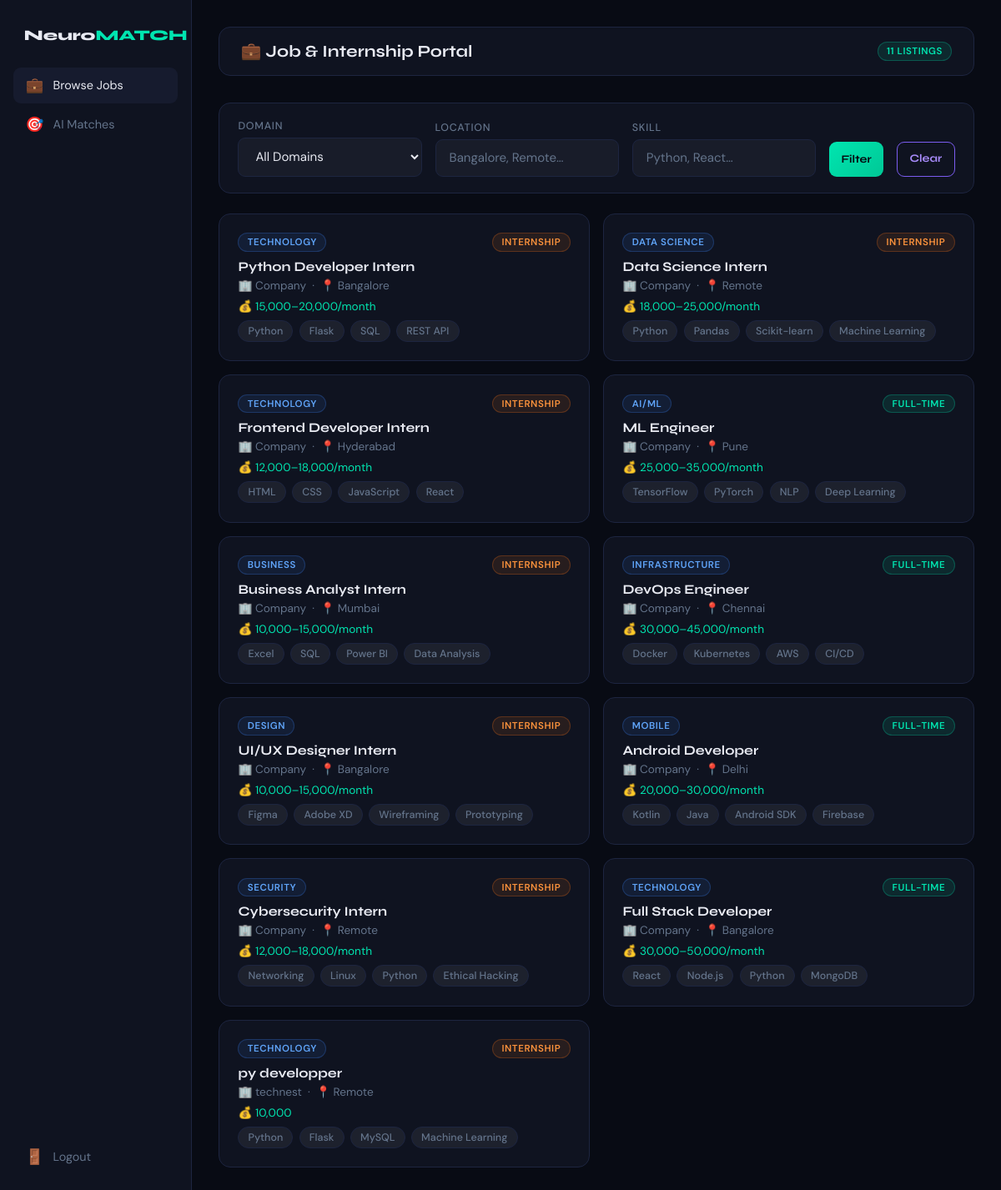
Page /jobs on the committed database.
### tables this page shows
CREATE TABLE jobs (
        id               INTEGER PRIMARY KEY AUTOINCREMENT,
        company_id       INTEGER,
        title            TEXT NOT NULL,
        location         TEXT DEFAULT '',
        domain           TEXT DEFAULT '',
        skills_required  TEXT DEFAULT '',
        description      TEXT DEFAULT '',
        salary           TEXT DEFAULT '',
        job_type         TEXT DEFAULT 'Full-time',
        posted_at        TEXT DEFAULT (datetime('now'))
    );

CREATE TABLE companies (
        id           INTEGER PRIMARY KEY AUTOINCREMENT,
        company_name TEXT NOT NULL,
        hr_name      TEXT NOT NULL,
        email        TEXT NOT NULL UNIQUE,
        password     TEXT NOT NULL,
        industry     TEXT DEFAULT '',
        created_at   TEXT DEFAULT (datetime('now'))
    );

### app.py (the view)
@app.route("/jobs")
def job_portal():
    conn   = get_db()
    domain = request.args.get("domain", "")
    loc    = request.args.get("location", "")
    skill  = request.args.get("skill", "")
    sql  = ("SELECT j.*, c.company_name as cname "
            "FROM jobs j LEFT JOIN companies c ON j.company_id=c.id WHERE 1=1")
    args = []
    if domain: sql += " AND j.domain=?";                args.append(domain)
    if loc:    sql += " AND j.location LIKE ?";          args.append(f"%{loc}%")
    if skill:  sql += " AND j.skills_required LIKE ?";   args.append(f"%{skill}%")
    jobs    = qd(conn, sql, args)
    domains = qd(conn, "SELECT DISTINCT domain FROM jobs WHERE domain != '' ORDER BY domain")
    conn.close()
    return render_template("job_portal.html", jobs=jobs, domains=domains,
                           filters={"domain": domain, "location": loc, "skill": skill})

### app.py (called while the page is built)
def get_db():
    conn = sqlite3.connect(DB_PATH)
    conn.row_factory = sqlite3.Row          # dict-like rows
    conn.execute("PRAGMA journal_mode=WAL") # safe concurrent writes
    return conn

def qd(conn, sql, args=(), one=False):
    cur = conn.execute(sql, args)
    rows = cur.fetchall()
    result = [dict(r) for r in rows]
    return result[0] if (one and result) else (None if one else result)

### templates/job_portal.html (shortened to what this page needs)
<!DOCTYPE html>
<html lang="en">
<head>
<link rel="stylesheet" href="{{ url_for('static', filename='css/style.css') }}">
</head>
<body>
<div class="dash-layout">
  <aside class="sidebar">
    <div class="sidebar-logo">Neuro<span>MATCH</span></div>
    <a href="{{ url_for('job_portal') }}"    class="nav-link active"><span class="icon">💼</span>Browse Jobs</a>
    <a href="{{ url_for('job_recommend') }}" class="nav-link"><span class="icon">🎯</span>AI Matches</a>
    <div style="flex:1"></div>
    <a href="{{ url_for('logout') }}" class="nav-link"><span class="icon">🚪</span>Logout</a>
  </aside>
  <main class="main-content">
    <div class="topbar">
      <h1>💼 Job & Internship Portal</h1>
      <span class="badge badge-green">{{ jobs|length }} listings</span>
    </div>
    <form method="GET" class="filter-bar">
      <div class="fg">
        <label>Domain</label>
        <select name="domain">
          <option value="">All Domains</option>
        </select>
      </div>
      <div class="fg">
        <label>Location</label>
        <input type="text" name="location" placeholder="Bangalore, Remote…" value="{{ filters.location }}">
      </div>
      <div class="fg">
        <label>Skill</label>
        <input type="text" name="skill" placeholder="Python, React…" value="{{ filters.skill }}">
      </div>
      <button class="btn btn-primary btn-sm" type="submit" style="height:42px">Filter</button>
      <a href="{{ url_for('job_portal') }}" class="btn btn-outline btn-sm" style="height:42px;line-height:2">Clear</a>
    </form>
    {% if jobs %}
    <div class="job-grid">
      {% for job in jobs %}
      <a href="{{ url_for('job_detail', jid=job.id) }}" class="job-card">
        <div class="flex-between mb-1">
          <span class="badge badge-blue">{{ job.domain or 'General' }}</span>
          <span class="badge {% if job.job_type=='Internship' %}badge-orange{% else %}badge-green{% endif %}">{{ job.job_type }}</span>
        </div>
        <h3 style="font-size:1rem;margin-bottom:.3rem">{{ job.title }}</h3>
        <p class="text-muted text-sm mb-1">
          🏢 {{ job.cname or 'Company' }} &nbsp;·&nbsp; 📍 {{ job.location or 'N/A' }}
        </p>
        {% if job.salary %}<p class="text-sm" style="color:var(--accent)">💰 {{ job.salary }}</p>{% endif %}
        <div class="chips mt-1">
          {% for sk in (job.skills_required or '').split(',')[:4] %}
          <span class="chip chip-default">{{ sk.strip() }}</span>
          {% endfor %}
        </div>
      </a>
      {% endfor %}
    </div>
    {% else %}
    <div style="text-align:center;padding:4rem;color:var(--muted)">
      <div style="font-size:3rem;margin-bottom:1rem">🔍</div>
      <p>No jobs found. <a href="{{ url_for('job_portal') }}" class="link">Clear filters</a></p>
    </div>
    {% endif %}
  </main>
</div>
</body>
</html>

### static/css/style.css (style rules this page uses)
:root { --bg: #080b14; --surface: #0f1320; --surf2: #161b2e; --border: #1d2540; --accent: #00e5b0; --purple: #7b5cf0; --warn: #f97316; --danger: #ef4444; --ok: #22c55e; --text: #e8eaf2; --muted: #64748b; --r: 14px; --glow: 0 0 40px rgba(0,229,176,.13); --shadow: 0 24px 60px rgba(0,0,0,.5); }
*,*::before,*::after { box-sizing:border-box;margin:0;padding:0 }
body { font-family:'DM Sans',sans-serif;background:var(--bg);color:var(--text);min-height:100vh }
h1,h2,h3,h4 { font-family:'Syne',sans-serif;font-weight:700 }
label { display:block;font-size:.78rem;font-weight:500;color:var(--muted); letter-spacing:.06em;text-transform:uppercase;margin-bottom:.35rem }
input,select,textarea { width:100%;background:rgba(255,255,255,.04);border:1px solid var(--border); border-radius:9px;padding:.72rem 1rem;color:var(--text);font-family:inherit;font-size:.94rem; outline:none;transition:border-color .2s,box-shadow .2s;margin-bottom:1rem }
input::placeholder,textarea::placeholder { color:var(--muted) }
select option { background:var(--surface);color:var(--text) }
.btn { display:inline-block;padding:.8rem 1.6rem;border:none;border-radius:9px; font-family:'Syne',sans-serif;font-weight:700;font-size:.95rem;cursor:pointer; transition:opacity .2s,transform .15s;text-decoration:none;text-align:center }
.btn-primary { background:linear-gradient(135deg,var(--accent),#00c896);color:#060a10 }
.btn-outline { background:transparent;border:1px solid var(--purple);color:#a78bfa }
.btn-sm { padding:.4rem .9rem;font-size:.82rem }
.badge { display:inline-block;padding:.18rem .65rem;border-radius:20px; font-size:.72rem;font-weight:600;letter-spacing:.05em;text-transform:uppercase }
.badge-green { background:rgba(0,229,176,.1); color:var(--accent); border:1px solid rgba(0,229,176,.25) }
.badge-orange { background:rgba(249,115,22,.1);color:#fb923c; border:1px solid rgba(249,115,22,.25) }
.badge-blue { background:rgba(59,130,246,.1);color:#60a5fa; border:1px solid rgba(59,130,246,.25) }
.dash-layout { display:flex;min-height:100vh }
.sidebar { width:230px;min-height:100vh;background:var(--surface);border-right:1px solid var(--border); padding:1.5rem 1rem;flex-shrink:0;display:flex;flex-direction:column;gap:.25rem }
.sidebar-logo { font-family:'Syne',sans-serif;font-weight:800;font-size:1.1rem; padding:.5rem .8rem;margin-bottom:1rem }
.sidebar-logo span { color:var(--accent) }
.nav-link { display:flex;align-items:center;gap:.7rem;padding:.65rem .9rem;border-radius:9px; color:var(--muted);text-decoration:none;font-size:.9rem;transition:background .15s,color .15s }
.nav-link:hover,.nav-link.active { background:var(--surf2);color:var(--text) }
.nav-link .icon { font-size:1.1rem;width:22px;text-align:center }
.main-content { flex:1;padding:2rem;overflow-y:auto }
.topbar { display:flex;align-items:center;justify-content:space-between; background:var(--surface);border:1px solid var(--border); border-radius:var(--r);padding:1rem 1.6rem;margin-bottom:2rem }
.topbar h1 { font-size:1.25rem }
.chips { display:flex;flex-wrap:wrap;gap:.45rem }
.chip { padding:.25rem .7rem;border-radius:20px;font-size:.78rem;font-weight:500 }
.chip-default { background:rgba(255,255,255,.06);border:1px solid var(--border);color:var(--muted) }
.job-card { background:var(--surface);border:1px solid var(--border);border-radius:var(--r); padding:1.4rem;transition:border-color .2s,transform .2s;text-decoration:none;display:block;color:var(--text) }
.job-grid { display:grid;grid-template-columns:repeat(auto-fill,minmax(300px,1fr));gap:1rem }
.text-muted { color:var(--muted) }
.text-sm { font-size:.85rem }
.mt-1 { margin-top:.5rem }
.mb-1 { margin-bottom:.5rem }
.flex-between { display:flex;justify-content:space-between;align-items:center }

### templates/job_portal.html (style rules this page uses)
.filter-bar { background:var(--surface);border:1px solid var(--border);border-radius:var(--r); padding:1.2rem 1.4rem;display:flex;gap:1rem;flex-wrap:wrap;align-items:flex-end;margin-bottom:1.5rem }
.filter-bar .fg { flex:1;min-width:150px }
.filter-bar input,.filter-bar select { margin-bottom:0 }

### rows in the picture
jobs: domain "TECHNOLOGY", job_type "INTERNSHIP", title "Python Developer Intern", cname "Company", location "Bangalore", salary "15,000–20,000/month", strip "Python" "Flask" "SQL" "REST API"
jobs: domain "DATA SCIENCE", job_type "INTERNSHIP", title "Data Science Intern", cname "Company", location "Remote", salary "18,000–25,000/month", strip "Python" "Pandas" "Scikit-learn" "Machine Learning"
jobs: domain "TECHNOLOGY", job_type "INTERNSHIP", title "Frontend Developer Intern", cname "Company", location "Hyderabad", salary "12,000–18,000/month", strip "HTML" "CSS" "JavaScript" "React"
jobs: domain "AI/ML", job_type "FULL-TIME", title "ML Engineer", cname "Company", location "Pune", salary "25,000–35,000/month", strip "TensorFlow" "PyTorch" "NLP" "Deep Learning"
jobs: domain "BUSINESS", job_type "INTERNSHIP", title "Business Analyst Intern", cname "Company", location "Mumbai", salary "10,000–15,000/month", strip "Excel" "SQL" "Power BI" "Data Analysis"
jobs: domain "INFRASTRUCTURE", job_type "FULL-TIME", title "DevOps Engineer", cname "Company", location "Chennai", salary "30,000–45,000/month", strip "Docker" "Kubernetes" "AWS" "CI/CD"
jobs: domain "DESIGN", job_type "INTERNSHIP", title "UI/UX Designer Intern", cname "Company", location "Bangalore", salary "10,000–15,000/month", strip "Figma" "Adobe XD" "Wireframing" "Prototyping"
jobs: domain "MOBILE", job_type "FULL-TIME", title "Android Developer", cname "Company", location "Delhi", salary "20,000–30,000/month", strip "Kotlin" "Java" "Android SDK" "Firebase"
jobs: domain "SECURITY", job_type "INTERNSHIP", title "Cybersecurity Intern", cname "Company", location "Remote", salary "12,000–18,000/month", strip "Networking" "Linux" "Python" "Ethical Hacking"
jobs: domain "TECHNOLOGY", job_type "FULL-TIME", title "Full Stack Developer", cname "Company", location "Bangalore", salary "30,000–50,000/month", strip "React" "Node.js" "Python" "MongoDB"
jobs: domain "TECHNOLOGY", job_type "INTERNSHIP", title "py developper", company_name "technest", location "Remote", salary "10,000", strip "Python" "Flask" "MySQL" "Machine Learning"

### other values in the picture
{{ jobs|length }} "11"
